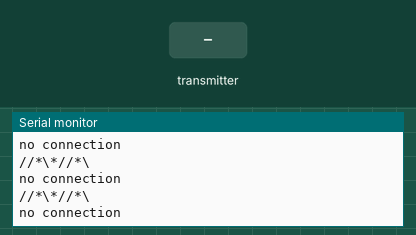
Simulated run of this sketch. Board: Arduino Uno, built with avr-gcc and run on an emulated ATmega328P. Parts: the last lines printed to the serial monitor. Inputs (shaded band) come from the test bench. No radio packets arrive unless stated.

Above: at 1.2 s.
1.3 s: the transmitter starts sending datas.0 = 0
At 2.3 s:
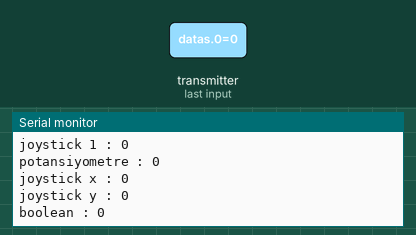
2.9 s: the transmitter starts sending datas.1 = 256
4.4 s: the transmitter starts sending datas.2 = 256
5.9 s: the transmitter starts sending datas.3 = 256
7.4 s: the transmitter starts sending datas.4 = 256
At 8.3 s:
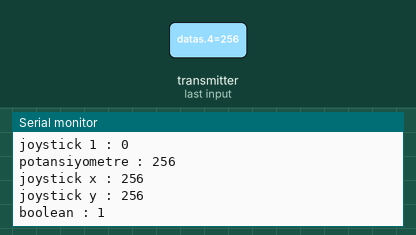

Measured:
- after the input at 1.3 s, the serial monitor: prints a new line after 0.13 s (image 1)
- after the input at 7.4 s, the serial monitor: prints a new line after 0.29 s (image 2)

The sketch:

rc_controlled_first_version.ino
```cpp
#include <SPI.h>
#include <nRF24L01.h>
#include <RF24.h>

const byte CE_pin = 7 ;
const byte CSN_pin = 8 ;

RF24 radio(CE_pin , CSN_pin);
const byte address[6] = "00371"; //address through which two modules communicate.
const byte boyut = 5;
int datas[boyut] ;

void serialprint();

void setup() {
radio.begin();
  radio.openReadingPipe(0, address); //set the address
  radio.startListening(); //Set module as receiver
Serial.begin(9600);
}

void loop() {
  Serial.println("//*\\*//*\\");
  if(radio.available()){
    radio.read( &datas , sizeof(int)*5);
    serialprint();
  }
  else{
    Serial.println("no connection");
    delay(200);
  }


}

void serialprint(){
  Serial.print("joystick 1 : ");
  Serial.println(datas[0]);
  Serial.print("potansiyometre : ");
  Serial.println(datas[1]);
  Serial.print("joystick x : ");
  Serial.println(datas[2]);
  Serial.print("joystick y : ");
  Serial.println(datas[3]);
  Serial.print("boolean : ");
  Serial.println(datas[4]&&0b1111);

  delay(1000);

}
```
